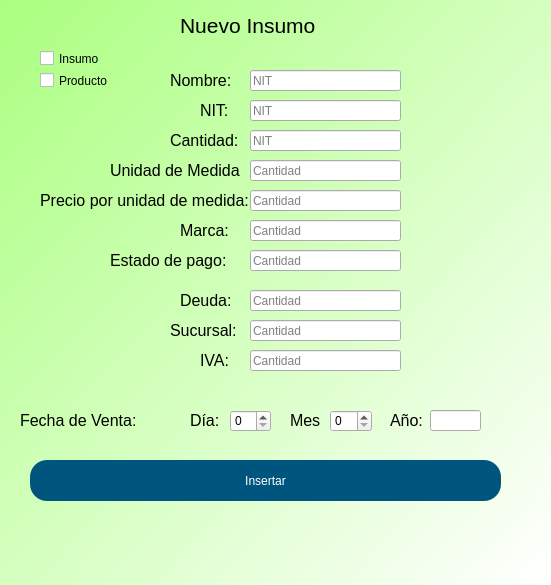
<?xml version="1.0" encoding="UTF-8"?>
<ui version="4.0">
 <class>Form</class>
 <widget class="QWidget" name="Form">
  <property name="geometry">
   <rect>
    <x>0</x>
    <y>0</y>
    <width>551</width>
    <height>585</height>
   </rect>
  </property>
  <property name="windowTitle">
   <string>Form</string>
  </property>
  <property name="windowIcon">
   <iconset>
    <normaloff>:/Bkg/Images/Logo.png</normaloff>:/Bkg/Images/Logo.png</iconset>
  </property>
  <property name="styleSheet">
   <string notr="true">QWidget#Form{
	background-color: qlineargradient(spread:pad, x1:0, y1:0, x2:1, y2:1, stop:0 rgba(170, 255, 127, 255), stop:1 rgba(255, 255, 255, 255));
}
QWidget#Login{
background-color: qlineargradient(spread:pad, x1:0, y1:0, x2:1, y2:1, stop:0 rgba(170, 255, 127, 255), stop:1 rgba(255, 255, 255, 255));
}</string>
  </property>
  <widget class="QLabel" name="label_22">
   <property name="geometry">
    <rect>
     <x>180</x>
     <y>10</y>
     <width>171</width>
     <height>31</height>
    </rect>
   </property>
   <property name="font">
    <font>
     <pointsize>16</pointsize>
    </font>
   </property>
   <property name="text">
    <string>Nuevo Insumo</string>
   </property>
  </widget>
  <widget class="QLabel" name="label_3">
   <property name="geometry">
    <rect>
     <x>200</x>
     <y>100</y>
     <width>41</width>
     <height>21</height>
    </rect>
   </property>
   <property name="font">
    <font>
     <pointsize>12</pointsize>
    </font>
   </property>
   <property name="text">
    <string>NIT:</string>
   </property>
  </widget>
  <widget class="QLabel" name="label_4">
   <property name="geometry">
    <rect>
     <x>110</x>
     <y>160</y>
     <width>141</width>
     <height>21</height>
    </rect>
   </property>
   <property name="font">
    <font>
     <pointsize>12</pointsize>
    </font>
   </property>
   <property name="text">
    <string>Unidad de Medida</string>
   </property>
  </widget>
  <widget class="QLineEdit" name="nit_label">
   <property name="geometry">
    <rect>
     <x>250</x>
     <y>100</y>
     <width>151</width>
     <height>21</height>
    </rect>
   </property>
   <property name="placeholderText">
    <string>NIT</string>
   </property>
  </widget>
  <widget class="QLineEdit" name="unidad_label">
   <property name="geometry">
    <rect>
     <x>250</x>
     <y>160</y>
     <width>151</width>
     <height>21</height>
    </rect>
   </property>
   <property name="text">
    <string/>
   </property>
   <property name="placeholderText">
    <string>Cantidad</string>
   </property>
  </widget>
  <widget class="QSpinBox" name="dia_buy">
   <property name="geometry">
    <rect>
     <x>230</x>
     <y>410</y>
     <width>41</width>
     <height>22</height>
    </rect>
   </property>
  </widget>
  <widget class="QLabel" name="label_9">
   <property name="geometry">
    <rect>
     <x>190</x>
     <y>410</y>
     <width>31</width>
     <height>21</height>
    </rect>
   </property>
   <property name="font">
    <font>
     <pointsize>12</pointsize>
    </font>
   </property>
   <property name="text">
    <string>Día:</string>
   </property>
  </widget>
  <widget class="QLabel" name="label_11">
   <property name="geometry">
    <rect>
     <x>390</x>
     <y>410</y>
     <width>41</width>
     <height>21</height>
    </rect>
   </property>
   <property name="font">
    <font>
     <pointsize>12</pointsize>
    </font>
   </property>
   <property name="text">
    <string>Año:</string>
   </property>
  </widget>
  <widget class="QSpinBox" name="mes_buy">
   <property name="geometry">
    <rect>
     <x>330</x>
     <y>410</y>
     <width>42</width>
     <height>22</height>
    </rect>
   </property>
  </widget>
  <widget class="QLineEdit" name="ano_buy">
   <property name="geometry">
    <rect>
     <x>430</x>
     <y>410</y>
     <width>51</width>
     <height>21</height>
    </rect>
   </property>
  </widget>
  <widget class="QLabel" name="label_10">
   <property name="geometry">
    <rect>
     <x>290</x>
     <y>410</y>
     <width>31</width>
     <height>21</height>
    </rect>
   </property>
   <property name="font">
    <font>
     <pointsize>12</pointsize>
    </font>
   </property>
   <property name="text">
    <string>Mes:</string>
   </property>
  </widget>
  <widget class="QLabel" name="label_14">
   <property name="geometry">
    <rect>
     <x>20</x>
     <y>410</y>
     <width>161</width>
     <height>21</height>
    </rect>
   </property>
   <property name="font">
    <font>
     <pointsize>12</pointsize>
    </font>
   </property>
   <property name="text">
    <string>Fecha de Venta:</string>
   </property>
  </widget>
  <widget class="QPushButton" name="insertar">
   <property name="geometry">
    <rect>
     <x>30</x>
     <y>460</y>
     <width>471</width>
     <height>41</height>
    </rect>
   </property>
   <property name="styleSheet">
    <string notr="true">border-radius:17px;
background-color: rgb(0, 85, 127);
color: rgb(255, 255, 255);
font: 75 10pt &quot;MS Shell Dlg 2&quot;;</string>
   </property>
   <property name="text">
    <string>Insertar</string>
   </property>
  </widget>
  <widget class="QLabel" name="contrasena_label">
   <property name="geometry">
    <rect>
     <x>710</x>
     <y>180</y>
     <width>47</width>
     <height>13</height>
    </rect>
   </property>
   <property name="text">
    <string>TextLabel</string>
   </property>
  </widget>
  <widget class="QLabel" name="usuario_label">
   <property name="geometry">
    <rect>
     <x>710</x>
     <y>150</y>
     <width>47</width>
     <height>13</height>
    </rect>
   </property>
   <property name="text">
    <string>TextLabel</string>
   </property>
  </widget>
  <widget class="QLabel" name="error_label">
   <property name="geometry">
    <rect>
     <x>130</x>
     <y>520</y>
     <width>281</width>
     <height>20</height>
    </rect>
   </property>
   <property name="text">
    <string/>
   </property>
  </widget>
  <widget class="QCheckBox" name="checkBox">
   <property name="geometry">
    <rect>
     <x>40</x>
     <y>50</y>
     <width>70</width>
     <height>17</height>
    </rect>
   </property>
   <property name="text">
    <string>Insumo</string>
   </property>
  </widget>
  <widget class="QCheckBox" name="checkBox_2">
   <property name="geometry">
    <rect>
     <x>40</x>
     <y>70</y>
     <width>71</width>
     <height>21</height>
    </rect>
   </property>
   <property name="text">
    <string>Producto</string>
   </property>
  </widget>
  <widget class="QLabel" name="label_5">
   <property name="geometry">
    <rect>
     <x>170</x>
     <y>130</y>
     <width>71</width>
     <height>21</height>
    </rect>
   </property>
   <property name="font">
    <font>
     <pointsize>12</pointsize>
    </font>
   </property>
   <property name="text">
    <string>Cantidad:</string>
   </property>
  </widget>
  <widget class="QLineEdit" name="cantidad_label">
   <property name="geometry">
    <rect>
     <x>250</x>
     <y>130</y>
     <width>151</width>
     <height>21</height>
    </rect>
   </property>
   <property name="placeholderText">
    <string>NIT</string>
   </property>
  </widget>
  <widget class="QLineEdit" name="precio_label">
   <property name="geometry">
    <rect>
     <x>250</x>
     <y>190</y>
     <width>151</width>
     <height>21</height>
    </rect>
   </property>
   <property name="text">
    <string/>
   </property>
   <property name="placeholderText">
    <string>Cantidad</string>
   </property>
  </widget>
  <widget class="QLabel" name="label_6">
   <property name="geometry">
    <rect>
     <x>40</x>
     <y>190</y>
     <width>211</width>
     <height>21</height>
    </rect>
   </property>
   <property name="font">
    <font>
     <pointsize>12</pointsize>
    </font>
   </property>
   <property name="text">
    <string>Precio por unidad de medida:</string>
   </property>
  </widget>
  <widget class="QLineEdit" name="nombre_label">
   <property name="geometry">
    <rect>
     <x>250</x>
     <y>70</y>
     <width>151</width>
     <height>21</height>
    </rect>
   </property>
   <property name="text">
    <string/>
   </property>
   <property name="placeholderText">
    <string>NIT</string>
   </property>
  </widget>
  <widget class="QLabel" name="label_7">
   <property name="geometry">
    <rect>
     <x>170</x>
     <y>70</y>
     <width>71</width>
     <height>21</height>
    </rect>
   </property>
   <property name="font">
    <font>
     <pointsize>12</pointsize>
    </font>
   </property>
   <property name="text">
    <string>Nombre:</string>
   </property>
  </widget>
  <widget class="QLineEdit" name="marca_label">
   <property name="geometry">
    <rect>
     <x>250</x>
     <y>220</y>
     <width>151</width>
     <height>21</height>
    </rect>
   </property>
   <property name="text">
    <string/>
   </property>
   <property name="placeholderText">
    <string>Cantidad</string>
   </property>
  </widget>
  <widget class="QLabel" name="label_8">
   <property name="geometry">
    <rect>
     <x>180</x>
     <y>220</y>
     <width>51</width>
     <height>21</height>
    </rect>
   </property>
   <property name="font">
    <font>
     <pointsize>12</pointsize>
    </font>
   </property>
   <property name="text">
    <string>Marca:</string>
   </property>
  </widget>
  <widget class="QLabel" name="label_12">
   <property name="geometry">
    <rect>
     <x>110</x>
     <y>250</y>
     <width>121</width>
     <height>21</height>
    </rect>
   </property>
   <property name="font">
    <font>
     <pointsize>12</pointsize>
    </font>
   </property>
   <property name="text">
    <string>Estado de pago:</string>
   </property>
  </widget>
  <widget class="QLineEdit" name="estado_label">
   <property name="geometry">
    <rect>
     <x>250</x>
     <y>250</y>
     <width>151</width>
     <height>21</height>
    </rect>
   </property>
   <property name="text">
    <string/>
   </property>
   <property name="placeholderText">
    <string>Cantidad</string>
   </property>
  </widget>
  <widget class="QLineEdit" name="deuda_label">
   <property name="geometry">
    <rect>
     <x>250</x>
     <y>290</y>
     <width>151</width>
     <height>21</height>
    </rect>
   </property>
   <property name="text">
    <string/>
   </property>
   <property name="placeholderText">
    <string>Cantidad</string>
   </property>
  </widget>
  <widget class="QLabel" name="label_13">
   <property name="geometry">
    <rect>
     <x>180</x>
     <y>290</y>
     <width>61</width>
     <height>21</height>
    </rect>
   </property>
   <property name="font">
    <font>
     <pointsize>12</pointsize>
    </font>
   </property>
   <property name="text">
    <string>Deuda:</string>
   </property>
  </widget>
  <widget class="QLineEdit" name="sucursal_label">
   <property name="geometry">
    <rect>
     <x>250</x>
     <y>320</y>
     <width>151</width>
     <height>21</height>
    </rect>
   </property>
   <property name="text">
    <string/>
   </property>
   <property name="placeholderText">
    <string>Cantidad</string>
   </property>
  </widget>
  <widget class="QLabel" name="label_15">
   <property name="geometry">
    <rect>
     <x>170</x>
     <y>320</y>
     <width>71</width>
     <height>21</height>
    </rect>
   </property>
   <property name="font">
    <font>
     <pointsize>12</pointsize>
    </font>
   </property>
   <property name="text">
    <string>Sucursal:</string>
   </property>
  </widget>
  <widget class="QLineEdit" name="iva_label">
   <property name="geometry">
    <rect>
     <x>250</x>
     <y>350</y>
     <width>151</width>
     <height>21</height>
    </rect>
   </property>
   <property name="text">
    <string/>
   </property>
   <property name="placeholderText">
    <string>Cantidad</string>
   </property>
  </widget>
  <widget class="QLabel" name="label_16">
   <property name="geometry">
    <rect>
     <x>200</x>
     <y>350</y>
     <width>31</width>
     <height>21</height>
    </rect>
   </property>
   <property name="font">
    <font>
     <pointsize>12</pointsize>
    </font>
   </property>
   <property name="text">
    <string>IVA:</string>
   </property>
  </widget>
 </widget>
 <resources/>
 <connections/>
</ui>
